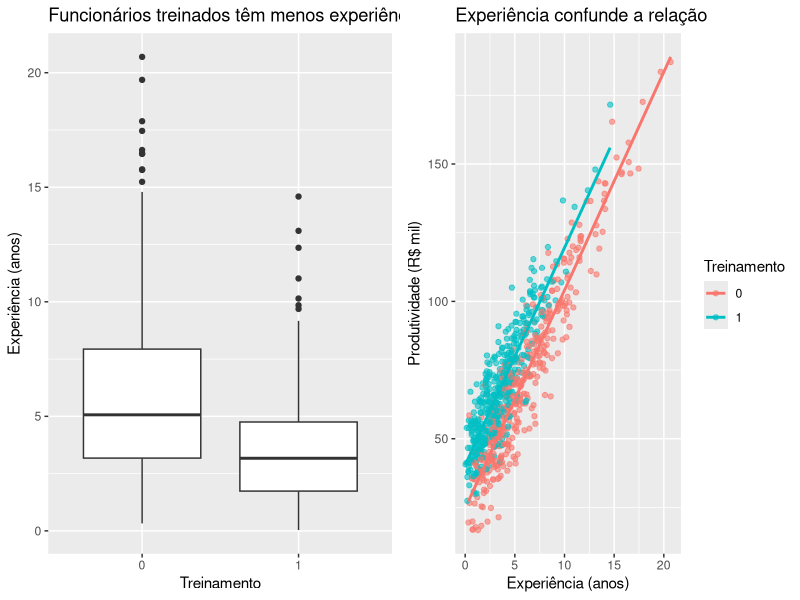
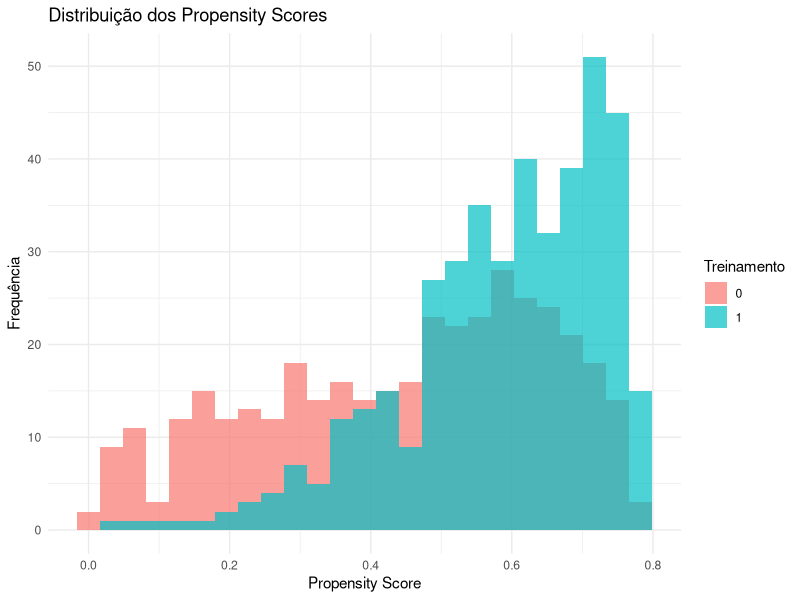

Write the R code that produced these figures, in order.
## ---- chunk 1
#| label: setup-dados
#| echo: true
#| warning: false

library(tidyverse)
library(MatchIt)
library(Matching)
library(knitr)
library(kableExtra)

set.seed(123)
n <- 800

# Gerar dados com confounding negativo
dados <- tibble(
  # Experiência (confounder)
  experiencia = pmax(0, rgamma(n, shape = 2, rate = 0.4)),
  
  # Probabilidade de treinamento (maior para inexperientes)
  prob_treinamento = plogis(1.5 - 0.3 * experiencia),
  treinamento = rbinom(n, 1, prob_treinamento),
  
  # Produtividade (depende de experiência E treinamento)
  # Efeito verdadeiro do treinamento: +15 mil
  produtividade = 25 + 8 * experiencia + 15 * treinamento + rnorm(n, 0, 10)
) %>%
  mutate(produtividade = pmax(5, produtividade))

# Estatísticas por grupo
dados %>%
  group_by(treinamento) %>%
  summarise(
    n = n(),
    experiencia_media = round(mean(experiencia), 1),
    produtividade_media = round(mean(produtividade), 1),
    .groups = "drop"
  ) %>%
  mutate(grupo = c("Sem Treinamento", "Com Treinamento")) %>%
  dplyr::select(grupo, everything(), -treinamento) %>%
  kable()
## ---- chunk 2
#| label: problema-confounding

# Análise ingênua (INCORRETA)
diferenca_ingenua <- dados %>%
  group_by(treinamento) %>%
  summarise(prod_media = mean(produtividade)) %>%
  summarise(diferenca = diff(prod_media)) %>%
  pull(diferenca)

cat("Efeito aparente (sem controles):", round(diferenca_ingenua, 1), "mil reais \n")
cat("Efeito verdadeiro (por construção): +15.0 mil reais \n")
cat("Conclusão errônea: 'Treinamento não funciona!'")
## ---- chunk 3
#| label: viz-problema
#| fig-width: 10
#| fig-height: 5

p1 <- dados %>%
  ggplot(aes(x = factor(treinamento), y = experiencia)) +
  geom_boxplot() +
  labs(title = "Funcionários treinados têm menos experiência",
       x = "Treinamento", y = "Experiência (anos)")

p2 <- dados %>%
  ggplot(aes(x = experiencia, y = produtividade, color = factor(treinamento))) +
  geom_point(alpha = 0.6) +
  geom_smooth(method = "lm", se = FALSE) +
  labs(title = "Experiência confunde a relação",
       x = "Experiência (anos)", y = "Produtividade (R$ mil)",
       color = "Treinamento")

library(gridExtra)
grid.arrange(p1, p2, ncol = 2)

## ---- chunk 4
#| label: subclassificacao-manual

# Criar 4 estratos de experiência (simplificado)
dados <- dados %>%
  mutate(estrato_exp = case_when(
    experiencia < 2 ~ "Muito Inexperiente",
    experiencia < 4 ~ "Inexperiente", 
    experiencia < 7 ~ "Intermediário",
    TRUE ~ "Experiente"
  ))

# Verificar distribuição dos estratos
dados %>%
  count(estrato_exp, treinamento) %>%
  pivot_wider(names_from = treinamento, values_from = n, names_prefix = "treinamento_") %>%
  kable(col.names = c("Estrato", "Sem Treinamento", "Com Treinamento"))

# Calcular efeito dentro de cada estrato
efeitos_por_estrato <- dados %>%
  group_by(estrato_exp) %>%
  summarise(
    n = n(),
    n_tratados = sum(treinamento),
    n_controles = sum(1 - treinamento),
    efeito = mean(produtividade[treinamento == 1]) - 
             mean(produtividade[treinamento == 0]),
    .groups = "drop"
  )

efeitos_por_estrato %>%
  kable(digits = 2, col.names = c("Estrato", "N Total", "N Tratados", "N Controles", "Efeito (R$ mil)"))

# Efeito médio ponderado
ate_corrigido <- efeitos_por_estrato %>%
  mutate(peso = n / sum(n)) %>%
  summarise(ate = sum(efeito * peso)) %>%
  pull(ate)

cat("Efeito corrigido:", round(ate_corrigido, 2), "mil reais")
cat("Agora recuperamos algo próximo do efeito verdadeiro")


## ---- chunk 5
#| label: pareamento

dados$numeric_estrato_exp <- as.numeric(as.factor(dados$estrato_exp))

M1_att <- Match(Y = dados$produtividade, 
                Tr = dados$treinamento, 
                X = dados$experiencia,
                M = 1,
                estimand='ATT')
summary(M1_att) # The default estimate is ATT here


pares_detalhado <- data.frame(
  tratado_id    = M1_att$index.treated,
  controle_id   = M1_att$index.control,
  produtividade_tratado = dados$produtividade[M1_att$index.treated],
  produtividade_controle = dados$produtividade[M1_att$index.control],
  X_tratado = dados$experiencia[M1_att$index.treated],
  X_controle = dados$experiencia[M1_att$index.control]
)
head(pares_detalhado)

## ---- chunk 6
#| label: pareamento2

M3_att <- Match(Y = dados$produtividade, 
                Tr = dados$treinamento, 
                X = dados$experiencia,
                M = 3,
                estimand='ATT')
summary(M3_att) # The default estimate is ATT here


pares_detalhado_M3 <- data.frame(
  tratado_id    = M3_att$index.treated,
  controle_id   = M3_att$index.control,
  produtividade_tratado = dados$produtividade[M3_att$index.treated],
  produtividade_controle = dados$produtividade[M3_att$index.control],
  X_tratado = dados$experiencia[M3_att$index.treated],
  X_controle = dados$experiencia[M3_att$index.control]
)
head(pares_detalhado_M3)

## ---- chunk 7
#| label: pareamento3

M3_ate <- Match(Y = dados$produtividade, 
                Tr = dados$treinamento, 
                X = dados$experiencia,
                M = 3,
                estimand='ATE')
summary(M3_ate) # The default estimate is ATT here

## ---- chunk 8
#| label: pareamento-aproximado

Maha_att <- Match(Y = dados$produtividade, 
                Tr = dados$treinamento, 
                X = dados$experiencia,
                caliper  = .25,
                Weight = 2, #mahalanobis
                estimand='ATT')
summary(Maha_att) # The default estimate is ATT here


## ---- chunk 9
#| label: propensity-score

# Passo 1: Estimar propensity score
ps_model <- glm(treinamento ~ experiencia + I(experiencia^2), 
                data = dados, family = binomial)

X  <- ps_model$fitted
Y  <- dados$produtividade
Tr  <- dados$treinamento

# Passo 2: Verificar overlap
dados$pscore <- predict(ps_model, type = "response")

dados %>%
  ggplot(aes(x = pscore, fill = factor(treinamento))) +
  geom_histogram(alpha = 0.7, position = "identity", bins = 25) +
  labs(title = "Distribuição dos Propensity Scores",
       x = "Propensity Score", y = "Frequência",
       fill = "Treinamento") +
  theme_minimal()

# Passo 3: Fazer pareamento
rr  <- Match(Y=Y, Tr=Tr, X=X, M=1);
summary(rr)

mb  <- MatchBalance(treinamento ~ experiencia + I(experiencia^2),  data=dados, match.out=rr, nboots=10)
